Frame 1 (no input): blank canvas, image omitted
Frame 60 (the mouse pressed at the canvas centre just before this capture): blank canvas, image omitted
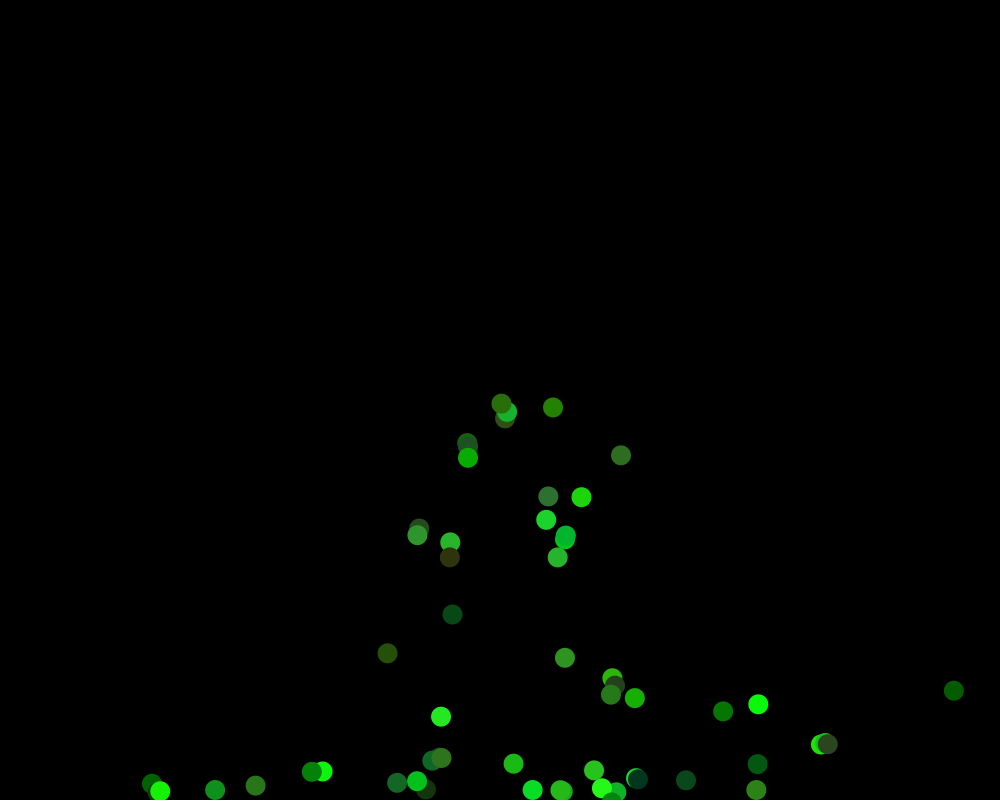
Frame 120 (the mouse held since frame 60 and released just before this capture)

The Processing sketch whose frames 1 and 60 were blank and that drew this single picture after the mouse press (run headless with seeded random() and noise(); from frame 60 on, the mouse is pressed at the canvas centre):

// Processing sketch: Bouncing_Ball
// ── Bouncing_Ball.pde
/**
 * Bouncing Ball Program
 * Similar to the Python version made back in 2014
 *
 * by Mooch
 */

// constants
int ENTITY_LIMIT = 500;

// global vars
int count = 0;
int time = 0;
int ptime;
float gravity = 0.5;

boolean collide = true;

Ball[] balls = new Ball[ENTITY_LIMIT];

// object arrays
void setup() {
  // setup window size
  size(1000, 800);
  
  // setup background;
  background(0);
}

void draw() {
  if (mousePressed && count < ENTITY_LIMIT) {
    balls[count] = new Ball(mouseX, mouseY);
    count++;
  }
  
  // clear screen
  background(0);
  
  // draw balls
  for (int i = 0; i < count; i++) {
     balls[i].drawBall();
     balls[i].update(gravity);
     //print(balls[i].position.y);
     //print(", ");
     //println(balls[i].velocity.y);
     
     for (int j = 0; j < count; j++) {
       if (j != i && collide) {
         balls[i].checkCollision(balls[j]);
       }
     }
  }
  
  // switch gravity
  ptime = time;
  time = int(millis() / 1000) % 5;
  
  if (ptime != time && time == 0) {
    println("gravity flipped");
    gravity *= -1;
  }
}

//void mousePressed() {
//  if (count < ENTITY_LIMIT) {
//    balls[count] = new Ball(mouseX, mouseY);
//    count++;
//  }
//}
// ── Ball.pde
class Ball {
  PVector position, velocity;
  float radius, mass;
  int color_R, color_G, color_B;
  float elasticity = random(-0.8, -0.3);
  float friction = 0.05;
  
  Ball(float x, float y) {
    position = new PVector(x, y);
    velocity = PVector.random2D();
    velocity.mult(3);
    //radius = int(random(5, 25));
    radius = 10;
    mass = radius * 0.2;
    color_R = int(random(0, 50));
    color_G = int(random(50, 255));
    color_B = int(random(0, 50));
  }
  
  void drawBall() {
    noStroke();
    fill(color_R, color_G, color_B);
    
    ellipse(position.x, position.y, radius * 2, radius * 2);
  }
  
  void update(float acceleration) {
    // update position
    position.add(velocity);
    
    // update velocity
    velocity.y += acceleration;
    
    // check boundary collision
    if (position.x > width - radius) {
      velocity.x *= -1;
      position.x = width - radius;
    }
    else if (position.x < radius) {
      velocity.x *= -1;
      position.x = radius;
    }
    else if (position.y > height - radius) {
      velocity.y *= elasticity;
      position.y = height - radius;
    }
    else if (position.y < radius) {
      velocity.y *= elasticity;
      position.y = radius;
    }
    
    // simplify velocity
    if (abs(velocity.y) < 0.1 & velocity.y != 0) {
      velocity.y = 0;
      if (velocity.x > 0) {
        velocity.x -= friction;
      }
    }
  }
  
  void checkCollision(Ball other) {

    // get distances between the balls components
    PVector bVect = PVector.sub(other.position, position);

    // calculate magnitude of the vector separating the balls
    float bVectMag = bVect.mag();

    if (bVectMag < radius + other.radius) {
      // get angle of bVect
      float theta  = bVect.heading();
      // precalculate trig values
      float sine = sin(theta);
      float cosine = cos(theta);

      /* bTemp will hold rotated ball positions. You 
       just need to worry about bTemp[1] position*/
      PVector[] bTemp = {
        new PVector(), new PVector()
        };

        /* this ball's position is relative to the other
         so you can use the vector between them (bVect) as the 
         reference point in the rotation expressions.
         bTemp[0].position.x and bTemp[0].position.y will initialize
         automatically to 0.0, which is what you want
         since b[1] will rotate around b[0] */
        bTemp[1].x  = cosine * bVect.x + sine * bVect.y;
      bTemp[1].y  = cosine * bVect.y - sine * bVect.x;

      // rotate Temporary velocities
      PVector[] vTemp = {
        new PVector(), new PVector()
        };

        vTemp[0].x  = cosine * velocity.x + sine * velocity.y;
      vTemp[0].y  = cosine * velocity.y - sine * velocity.x;
      vTemp[1].x  = cosine * other.velocity.x + sine * other.velocity.y;
      vTemp[1].y  = cosine * other.velocity.y - sine * other.velocity.x;

      /* Now that velocities are rotated, you can use 1D
       conservation of momentum equations to calculate 
       the final velocity along the x-axis. */
      PVector[] vFinal = {  
        new PVector(), new PVector()
        };

      // final rotated velocity for b[0]
      vFinal[0].x = ((mass - other.mass) * vTemp[0].x + 2 * other.mass * vTemp[1].x) / (mass + other.mass);
      vFinal[0].y = vTemp[0].y;

      // final rotated velocity for b[0]
      vFinal[1].x = ((other.mass - mass) * vTemp[1].x + 2 * mass * vTemp[0].x) / (mass + other.mass);
      vFinal[1].y = vTemp[1].y;

      // hack to avoid clumping
      bTemp[0].x += vFinal[0].x;
      bTemp[1].x += vFinal[1].x;

      /* Rotate ball positions and velocities back
       Reverse signs in trig expressions to rotate 
       in the opposite direction */
      // rotate balls
      PVector[] bFinal = { 
        new PVector(), new PVector()
        };

      bFinal[0].x = cosine * bTemp[0].x - sine * bTemp[0].y;
      bFinal[0].y = cosine * bTemp[0].y + sine * bTemp[0].x;
      bFinal[1].x = cosine * bTemp[1].x - sine * bTemp[1].y;
      bFinal[1].y = cosine * bTemp[1].y + sine * bTemp[1].x;

      // update balls to screen position
      other.position.x = position.x + bFinal[1].x;
      other.position.y = position.y + bFinal[1].y;

      position.add(bFinal[0]);

      // update velocities
      velocity.x = cosine * vFinal[0].x - sine * vFinal[0].y;
      velocity.y = cosine * vFinal[0].y + sine * vFinal[0].x;
      other.velocity.x = cosine * vFinal[1].x - sine * vFinal[1].y;
      other.velocity.y = cosine * vFinal[1].y + sine * vFinal[1].x;
    }
  }
}
